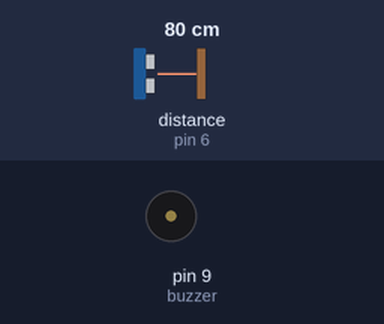
The sketch below on a simulated Arduino Uno, built with avr-gcc and run on an emulated ATmega328P. Parts: buzzer (waves = sounding). Wiring (inferred from the names in the program): ultrasonic range finder: trigger pin 7; echo pin 6. The inputs (shaded band) are chosen by the test bench; at power-on: distance to the obstacle (sensor on pin 6) 80 cm. The echo pulse lasts 58.3 µs per cm; what the sketch prints to the serial monitor is not drawn.

Above: at 1.2 s.
1.3 s: distance to the obstacle (sensor on pin 6) set to 2 cm
Timing chart, 0 to 8.0 s (numbered marks = the images above; inputs shaded):
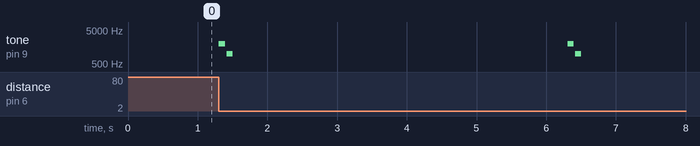

The sketch:

ultrasoniclaptimer.ino
```cpp
const int pingPin = 7; // Trigger Pin of Ultrasonic Sensor
const int echoPin = 6; // Echo Pin of Ultrasonic Sensor
int lap;
unsigned long firstMillis;
unsigned long startMillis;
unsigned long currentMillis;
unsigned long elapsedMillis;
float laptime,totaltime;
const int buzzer = 9;


void setup() {
   Serial.begin(9600); // Starting Serial Terminal
   lap=0;
   startMillis = 0;
   pinMode(buzzer, OUTPUT); // Set buzzer - pin 9 as an output

}


void loop() {

//Ultrasonic setup
   long duration, inches, cm,lasttime;
   pinMode(pingPin, OUTPUT);
   digitalWrite(pingPin, LOW);
   delayMicroseconds(2);
   digitalWrite(pingPin, HIGH);
   delayMicroseconds(10);
   digitalWrite(pingPin, LOW);
   pinMode(echoPin, INPUT);
   duration = pulseIn(echoPin, HIGH);
   inches = microsecondsToInches(duration);
   cm = microsecondsToCentimeters(duration);


   if (cm<40) { //If drone pass the gate the distance is less than 40cm
    //get current time
    currentMillis = millis();
    elapsedMillis = (currentMillis - startMillis);// calcuate lap time in million seconds
    laptime=elapsedMillis ; // calcuate
    laptime=laptime/1000 ; // convert to seconds
       if (lap<=0) {  // ignore first lap stat to record time
          firstMillis=millis();
          Serial.print("<=================Start=================>");
          Serial.println();;
       }
    totaltime=(currentMillis-firstMillis);
    totaltime=totaltime/1000;
    //laptime=microsecondsToseconds(mtime);
   if(lap>0){
    Serial.print("lap:");
    Serial.print(lap);
    Serial.print(" Laptime: ");
    Serial.print(laptime,2);
    Serial.print("s, total:");
    Serial.print(totaltime);
    Serial.print("s ");
    Serial.println();
   }
   startMillis=millis(); //save this lap
   lasttime=laptime;
   lap=lap+1;
  tone(buzzer, 2000); // Send 2KHz sound signal...
  delay(90);        // ...for 0.1 sec
  noTone(buzzer);     // Stop sound...
    delay(20);
   tone(buzzer, 1000); // Send 1KHz sound signal...
  delay(90);        // ...for 0.1 sec
  noTone(buzzer);     // Stop sound...
   delay(4800);
   //laptime=5;
    }
}

long microsecondsToInches(long microseconds) {
   return microseconds / 74 / 2;
}

long microsecondsToCentimeters(long microseconds) {
   return microseconds / 29 / 2;
}
long microsecondsToseconds(long microseconds) {
   return microseconds / 1000;
}
```

Measured:
- after the input at 1.3 s, tone on pin 9 (buzzer): plays 2000 Hz for 0.09 s, 1000 Hz for 0.09 s, 2000 Hz for 0.09 s, 1000 Hz for 0.09 s, starting at once
